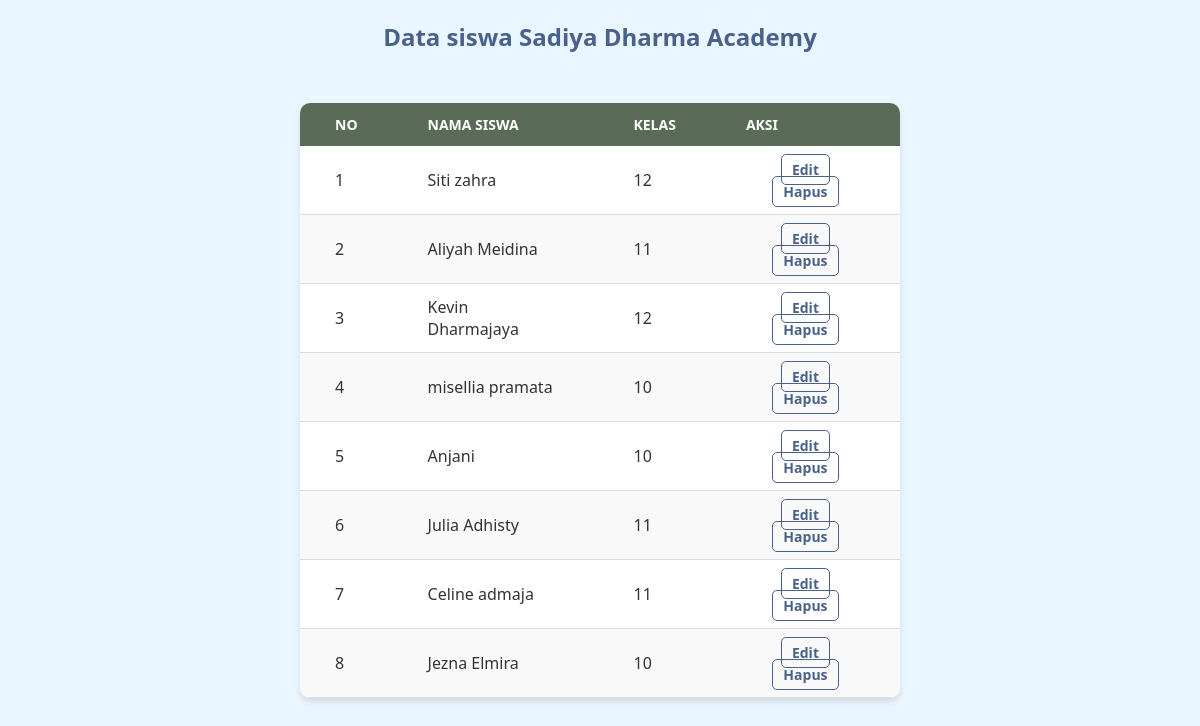
The page /modul/lihat_siswa.php on the database its author committed.
### tables this page shows
CREATE TABLE `siswa` (
  `id` int(11) NOT NULL,
  `nama` varchar(100) NOT NULL,
  `kelas` varchar(50) NOT NULL
);

### modul/lihat_siswa.php (the view, shortened to what this page needs)
<?php
include 'config/koneksi.php';
$sql = "SELECT * FROM siswa";
$stmt = $pdo->prepare($sql);
$stmt->execute();
$data = $stmt->fetchAll(PDO::FETCH_ASSOC);
?>
<!DOCTYPE html>
<html lang="en">
<head>
</head>
<body>
<div class="container">
    <h2>Data siswa Sadiya Dharma Academy</h2>
    <?php if (count($data) > 0): ?>
        <table>
            <thead>
                <tr>
                    <th>No</th>
                    <th>Nama Siswa</th>
                    <th>Kelas</th>
                    <th>Aksi</th>
                </tr>
            </thead>
            <tbody>
                <?php $no = 1; ?>
                <?php foreach ($data as $row): ?>
                    <tr>
                        <td><?= $no++; ?></td>
                        <td><?= htmlspecialchars($row["nama"]); ?></td>
                        <td><?= htmlspecialchars($row["kelas"]); ?></td>
                        <td>
                            <a href='index.php?page=edit_siswa&id=<?= $row["id"]; ?>'>Edit</a>
                            <a href='index.php?page=hapus_siswa&id=<?= $row["id"]; ?>' onclick="return confirm('Kamu yakin mau hapus?')">Hapus</a>
                        </td>
                    </tr>
                <?php endforeach; ?>
            </tbody>
        </table>
    <?php else: ?>
        <p class="no-data">Tidak ada data siswa.</p>
    <?php endif; ?>
</div>
</body>
</html>

### modul/lihat_siswa.php (style rules this page uses)
body { font-family: 'Segoe UI', Tahoma, Geneva, Verdana, sans-serif; background-color: #e9f5ff; margin: 0; padding: 0; color: #333; }
h2 { text-align: center; color: #4A628A; margin-top: 20px; font-size: 24px; font-weight: bold; }
table { border-collapse: collapse; max-width: 600px; margin: 50px auto; padding: 10px; background: white; border-radius: 10px; box-shadow: 0 4px 6px rgba(0, 0, 0, 0.1); overflow: hidden; }
th, td { text-align: left; padding: 12px 35px; }
th { background-color: #5A6C57; color: white; text-transform: uppercase; font-size: 14px; }
tr:nth-child(even) { background-color: #f9f9f9; }
td { border-bottom: 1px solid #ddd; }
td a { text-decoration: none; color: #4A628A; font-weight: bold; font-size: 14px; padding: 5px 10px; border: 1px solid #4A628A; border-radius: 5px; transition: all 0.3s ease; }
td:last-child { text-align: center; }

### rows shown on the page
siswa: nama "Siti zahra", kelas "12"
siswa: nama "Aliyah Meidina", kelas "11"
siswa: nama "Kevin Dharmajaya", kelas "12"
siswa: nama "misellia pramata", kelas "10"
siswa: nama "Anjani", kelas "10"
siswa: nama "Julia Adhisty", kelas "11"
siswa: nama "Celine admaja", kelas "11"
siswa: nama "Jezna Elmira", kelas "10"
